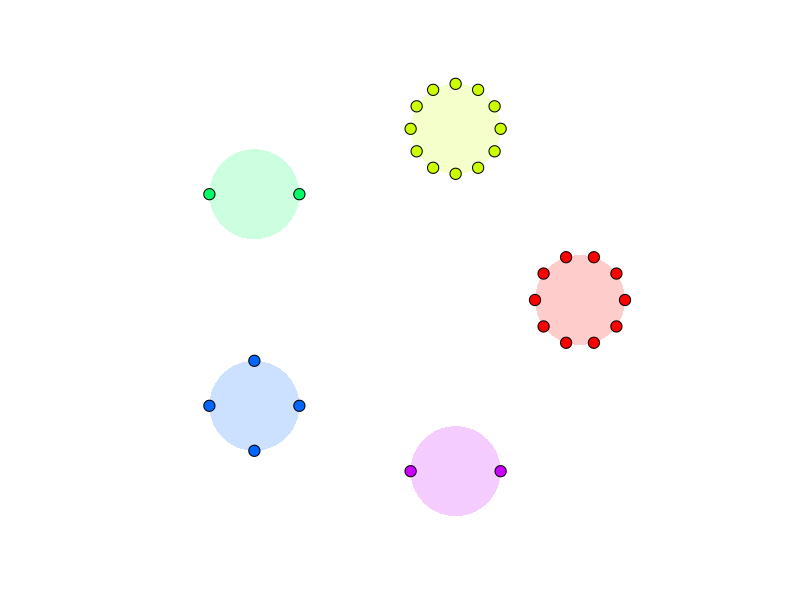

Write the R code that produced this figure.
set.seed(123)

# Parameters
alpha <- 1
N <- 30

# Simulate CRP
table_assignments <- numeric(N)
tables <- list()

for (i in 1:N) {
  if (i == 1) {
    table_assignments[i] <- 1
    tables[[1]] <- 1
  } else {
    probs <- c(sapply(tables, length), alpha)
    probs <- probs / sum(probs)
    choice <- sample(1:(length(tables) + 1), 1, prob = probs)
    if (choice > length(tables)) {
      tables[[choice]] <- i
    } else {
      tables[[choice]] <- c(tables[[choice]], i)
    }
    table_assignments[i] <- choice
  }
}

# Save to PDF
pdf("crp.pdf", width = 4, height = 3)

# Prepare plot
n_tables <- length(tables)
colors <- rainbow(n_tables)
par(mar = c(0, 0, 0, 0)) # bottom, left, top, right
plot(NA,
  xlim = c(-10, 10), ylim = c(-10, 10),
  xlab = "", ylab = "", asp = 1, axes = FALSE,
  xaxs = "i", yaxs = "i"
)

# Function to draw circular table and customer dots (without labels)
draw_table <- function(center_x, center_y, radius, customers, color) {
  symbols(center_x, center_y,
    circles = radius, inches = FALSE,
    add = TRUE, bg = adjustcolor(color, alpha.f = 0.2), fg = NA
  )

  n <- length(customers)
  if (n == 1) {
    points(center_x, center_y + radius, pch = 21, bg = color, cex = 1.5)
  } else {
    angles <- seq(0, 2 * pi, length.out = n + 1)[-1]
    for (i in 1:n) {
      x <- center_x + radius * cos(angles[i])
      y <- center_y + radius * sin(angles[i])
      points(x, y, pch = 21, bg = color, cex = 1.5)
    }
  }
}

# Arrange tables in circular layout
angle_step <- 2 * pi / n_tables
layout_radius <- 6
for (i in 1:n_tables) {
  theta <- angle_step * (i - 1)
  cx <- layout_radius * cos(theta)
  cy <- layout_radius * sin(theta)
  draw_table(cx, cy, radius = 1.5, customers = tables[[i]], color = colors[i])
}

# Close PDF device
dev.off()
